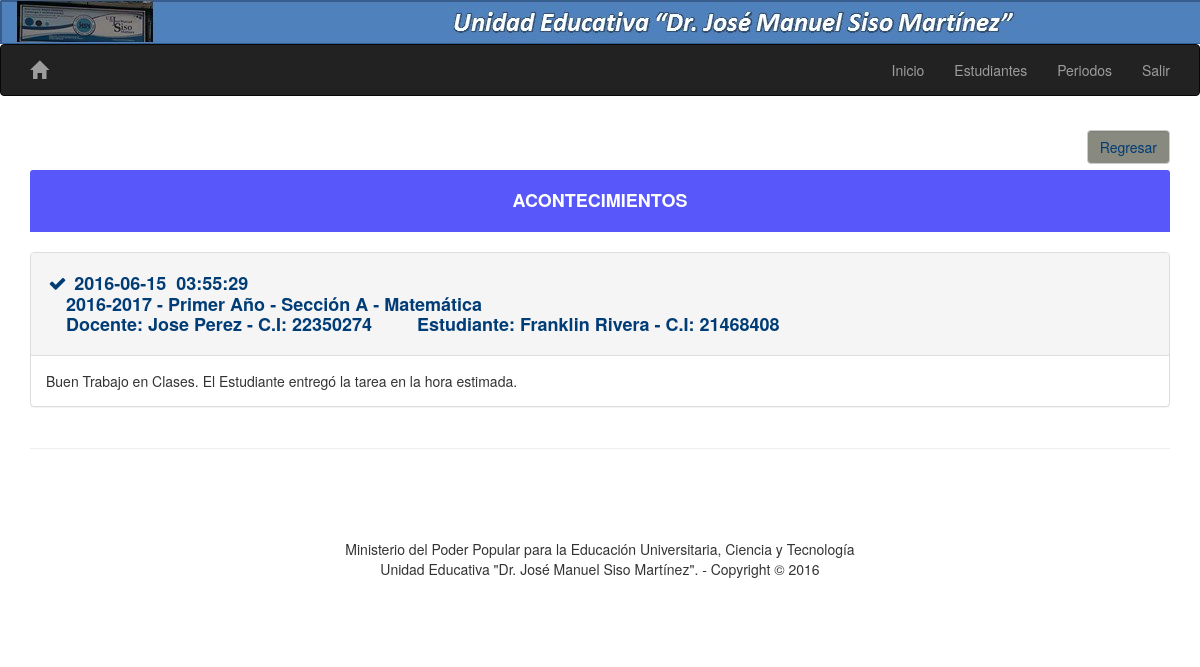
/buscarhistoriastodas.php (signed in), run on the app's committed database.
### tables this page shows
CREATE TABLE IF NOT EXISTS `historia` (
  `id_historia` int(11) NOT NULL AUTO_INCREMENT,
  `fecha` date NOT NULL,
  `hora` time NOT NULL,
  `id_periodo` int(11) NOT NULL,
  `id_anio` int(11) NOT NULL,
  `id_seccion` int(11) NOT NULL,
  `id_materia` int(11) NOT NULL,
  `id_docente` int(11) NOT NULL,
  `descripcion` varchar(1000) NOT NULL,
  `id_estudiante` int(11) NOT NULL,
  PRIMARY KEY (`id_historia`)
);

CREATE TABLE IF NOT EXISTS `periodo` (
  `id_periodo` int(11) NOT NULL AUTO_INCREMENT,
  `nombre_periodo` varchar(30) NOT NULL,
  `fecha_comienzo` date NOT NULL,
  `fecha_final` date NOT NULL,
  `status_periodo` varchar(20) NOT NULL,
  PRIMARY KEY (`id_periodo`)
);

CREATE TABLE IF NOT EXISTS `anio` (
  `id_anio` int(11) NOT NULL AUTO_INCREMENT,
  `codigo_anio` int(11) NOT NULL,
  `nombre_anio` varchar(50) NOT NULL,
  `status_anio` varchar(20) NOT NULL,
  PRIMARY KEY (`id_anio`),
  UNIQUE KEY `codigo_anio` (`codigo_anio`)
);

CREATE TABLE IF NOT EXISTS `seccion` (
  `id_seccion` int(11) NOT NULL AUTO_INCREMENT,
  `cod_seccion` varchar(11) NOT NULL,
  `nombre_seccion` varchar(30) NOT NULL,
  `status_seccion` varchar(20) NOT NULL,
  PRIMARY KEY (`id_seccion`)
);

CREATE TABLE IF NOT EXISTS `materias` (
  `id_materia` int(11) NOT NULL AUTO_INCREMENT,
  `cod_materia` varchar(100) NOT NULL,
  `nombre_materia` varchar(300) NOT NULL,
  `nota_minima` int(11) NOT NULL,
  `id_anio` int(11) NOT NULL,
  `status_materia` int(11) NOT NULL,
  PRIMARY KEY (`id_materia`)
);

CREATE TABLE IF NOT EXISTS `docente` (
  `id_docente` int(11) NOT NULL AUTO_INCREMENT,
  `nombre1` varchar(50) NOT NULL,
  `nombre2` varchar(50) NOT NULL,
  `apellido1` varchar(50) NOT NULL,
  `apellido2` varchar(50) NOT NULL,
  `cedula` varchar(20) NOT NULL,
  `sexo` varchar(20) NOT NULL,
  `fecha_nacimiento` date NOT NULL,
  `nacionalidad` varchar(50) NOT NULL,
  `celular` varchar(20) NOT NULL,
  `telefono_habitacion` varchar(20) NOT NULL,
  `correo` varchar(100) NOT NULL,
  `direccion` varchar(100) NOT NULL,
  `ruta` varchar(200) NOT NULL,
  `status` int(11) NOT NULL,
  `id_usuario` int(11) DEFAULT NULL,
  PRIMARY KEY (`id_docente`)
);

CREATE TABLE IF NOT EXISTS `estudiante` (
  `id_estudiante` int(11) NOT NULL AUTO_INCREMENT,
  `nombre1` varchar(50) NOT NULL,
  `nombre2` varchar(50) NOT NULL,
  `apellido1` varchar(50) NOT NULL,
  `apellido2` varchar(50) NOT NULL,
  `cedula` varchar(20) NOT NULL,
  `sexo` varchar(20) NOT NULL,
  `fecha_nacimiento` date NOT NULL,
  `nacionalidad` varchar(50) NOT NULL,
  `celular` varchar(20) NOT NULL,
  `telefono_habitacion` varchar(20) NOT NULL,
  `correo` varchar(100) NOT NULL,
  `direccion` varchar(100) NOT NULL,
  `ruta` varchar(200) NOT NULL,
  `id_inscripcion` int(11) NOT NULL,
  `plantel_procedencia` varchar(100) NOT NULL,
  `status` int(11) NOT NULL,
  `id_representante` int(11) NOT NULL,
  PRIMARY KEY (`id_estudiante`)
);

### buscarhistoriastodas.php (the view, shortened to what this page needs)
<!DOCTYPE html>
<html lang="en">
<head>
    <link href="css/bootstrap.min.css" rel="stylesheet">
    <link href="css/modern-business.css" rel="stylesheet">
    <link href="font-awesome/css/font-awesome.min.css" rel="stylesheet" type="text/css">
    <link href="css/css.css" rel="stylesheet">
</head>
<body onload="nobackbutton();">
    <div class="navbar-fixed-top">
    <div class="row ">
        <div class="col-lg-12">
            <img src="./img/banner2.jpg" class="img " >
        </div>
    </div>
    <nav class="navbar navbar-inverse" role="navigation" >
        <div class="container">
            <div class="navbar-header">
                <a class="navbar-brand" href="Bienvenido.php"><span class="glyphicon glyphicon-home"></span></a>
            </div>
            <div class="collapse navbar-collapse " id="bs-example-navbar-collapse-1">
                <ul class="nav navbar-nav navbar-right">
                    <li >
                        <a href="Bienvenido.php">Inicio</a>
                    </li>
                    <li>
                        <a href="Estudiante2.php">Estudiantes</a>
                    </li>
                    <li>
                        <a href="consultarperiodo.php">Periodos</a>
                    </li>
                    <li>
                        <a href="cerrar sesion.php">Salir</a>
                    </li>
                </ul>
            </div>
        </div>
    </nav>
</div>
<br><br><br>
   <div class="container">
        <div class="row" >
            <div class="col-md-12" >
                <?php
    $sql5 = "SELECT * FROM historia ORDER BY historia.id_historia DESC LIMIT 500";
echo'
<table align="right">
                            <tr>
                                <td >
                                    <br>
                                    <form  action="Estudiante2.php" method="POST" ">
                                        <center><input type="submit" value="Regresar" class="btn btn-default form-control fondogris letraroja "></center>
                                    </form>
                                </td>
                            </tr>
</table>
';
    echo'
    <br><br>
    ';
            if($resultado5 = mysql_query($sql5)){
                if(mysql_num_rows($resultado5)==0){
                     echo "<script language='javascript'>alert('No hay Acontecimientos Registrados para está Fecha');</script>";
                     echo "<script language='javascript'>window.location.href='Estudiante2.php'</script>";
                }
                else{
                echo'
                <br>
                         <div class="panel-heading fondorojo bordeazul letrablanca text-center">
                                 <h4> <strong>ACONTECIMIENTOS</strong></h4>
                            </div>
                     <br>';
                while($fila = mysql_fetch_array($resultado5)){
                    $fecha1 = $fila["fecha"];
                    $hora1 = $fila["hora"];
                    $descripcion1 = $fila["descripcion"];
                    $id_periodo1 = $fila["id_periodo"];
                    $id_anio1 = $fila["id_anio"];
                    $id_seccion1 = $fila["id_seccion"];
                    $id_materia1 = $fila["id_materia"];
                    $id_docente1 = $fila["id_docente"];
                    $id_estudiante1 = $fila["id_estudiante"];
                        $sql6 = "SELECT nombre_periodo FROM periodo WHERE id_periodo='$id_periodo1'  ";
                            if($resultado6 = mysql_query($sql6)){
                                while($fila6 = mysql_fetch_array($resultado6)){
                                    $nombreperiodo1=$fila6["nombre_periodo"];
                                }
                            }
                           $sql7 = "SELECT nombre_anio FROM anio WHERE id_anio='$id_anio1'  ";
                            if($resultado7 = mysql_query($sql7)){
                                while($fila7 = mysql_fetch_array($resultado7)){
                                    $nombreanio1=$fila7["nombre_anio"];
                                }
                            }
                            $sql8 = "SELECT nombre_seccion FROM seccion WHERE id_seccion='$id_seccion1'  ";
                            if($resultado8 = mysql_query($sql8)){
                                while($fila8 = mysql_fetch_array($resultado8)){
                                    $nombreseccion1=$fila8["nombre_seccion"];
                                }
                            }
                            $sql9 = "SELECT nombre_materia FROM materias WHERE id_materia='$id_materia1'  ";
                            if($resultado9 = mysql_query($sql9)){
                                while($fila9 = mysql_fetch_array($resultado9)){
                                    $nombremateria1=$fila9["nombre_materia"];
                                }
                            }
                            $sql10 = "SELECT * FROM docente WHERE id_docente='$id_docente1'  ";
                            if($resultado10 = mysql_query($sql10)){
                                while($fila10 = mysql_fetch_array($resultado10)){
                                    $nombredocente1=$fila10["nombre1"];
                                    $apellidodocente1=$fila10["apellido1"];
                                    $ceduladocente1=$fila10["cedula"];
                                }
                            }
                            $sql11 = "SELECT * FROM estudiante WHERE id_estudiante='$id_estudiante1'  ";
                            if($resultado11 = mysql_query($sql11)){
                                while($fila11 = mysql_fetch_array($resultado11)){
                                    $nombreestudiante1=$fila11["nombre1"];
                                    $apellidoestudiante1=$fila11["apellido1"];
                                    $cedulaestudiante1=$fila11["cedula"];
                                }
                            }
                    echo '
                        <div class="panel panel-default">
                            <div class="panel-heading  letraroja">
                                 <h4><i class="fa fa-fw fa-check"></i> <strong>
                                 '.$fecha1.'&nbsp;&nbsp;'.$hora1.'<br>
                                 &nbsp;&nbsp;&nbsp;&nbsp;'.$nombreperiodo1.' - '.$nombreanio1.' - '.$nombreseccion1.' - '.$nombremateria1.'<br>
                                 &nbsp;&nbsp;&nbsp;&nbsp;Docente: '.$nombredocente1.' '.$apellidodocente1.' - C.I: '.$ceduladocente1.'
                                 &nbsp;&nbsp;&nbsp;&nbsp;&nbsp;&nbsp;&nbsp;&nbsp;Estudiante: '.$nombreestudiante1.' '.$apellidoestudiante1.' - C.I: '.$cedulaestudiante1.'
                                 </strong></h4>
                            </div>
                            <div class="panel-body text-justify">
                                '.$descripcion1.'
                                <br>
                            </div>
                        </div>
                    ';
                }
            }
        }
        else{
            echo mysql_error();
        }
                ?>
            </div>
        </div>
        <div class="row">
           <div class="col-md-12">
           </div>
        </div>
       <hr>
        <footer>
            <div class="row">
                <div class="col-lg-12 text-center">
                    <br><br>
                    <p>Ministerio del Poder Popular para la Educación Universitaria, Ciencia y Tecnología
                    <br>Unidad Educativa "Dr. José Manuel Siso Martínez". - Copyright &copy; 2016
                </div>
            </div>
        </footer>
    </div>
</body>
</html>

### css/modern-business.css (style rules this page uses)
html, body { height: 100%; }
body { padding-top: 50px; }
footer { margin: 50px 0; }

### css/css.css (style rules this page uses)
.fondorojo { background-color: #5858FA !important; }
.bordeazul { border-color: solid #2E2EFE; }
.letrablanca { color:white !important; }
.letraroja { color:#003C75 !important; }
.fondogris { background-color: #88897F !important; }

### data on the page
historia: fecha "2016-06-15", hora "03:55:29", id_periodo.nombre_periodo "2016-2017", id_anio.nombre_anio "Primer Año", id_seccion.nombre_seccion "Sección A", id_materia.nombre_materia "Matemática", id_docente.nombre1 "Jose", id_docente.apellido1 "Perez", id_docente.cedula "22350274", id_estudiante.nombre1 "Franklin", id_estudiante.apellido1 "Rivera", id_estudiante.cedula "21468408", descripcion "Buen Trabajo en Clases. El Estudiante entregó la tarea en la hora estimada."
